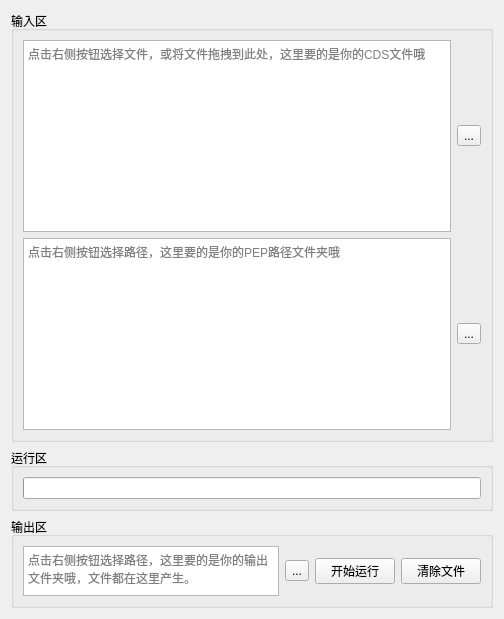
          <widget class="QWidget" name="tab_5">
           <attribute name="title">
            <string>PEP转CDS</string>
           </attribute>
           <layout class="QVBoxLayout" name="verticalLayout_32" stretch="1,0,0">
            <item>
             <widget class="QGroupBox" name="groupBox_12">
              <property name="title">
               <string>输入区</string>
              </property>
              <layout class="QVBoxLayout" name="verticalLayout_5">
               <item>
                <layout class="QHBoxLayout" name="horizontalLayout_6">
                 <item>
                  <widget class="QTextBrowser" name="cds_input_text">
                   <property name="verticalScrollBarPolicy">
                    <enum>Qt::ScrollBarAlwaysOff</enum>
                   </property>
                   <property name="placeholderText">
                    <string>点击右侧按钮选择文件，或将文件拖拽到此处，这里要的是你的CDS文件哦</string>
                   </property>
                  </widget>
                 </item>
                 <item>
                  <widget class="QToolButton" name="cds_input">
                   <property name="text">
                    <string>...</string>
                   </property>
                  </widget>
                 </item>
                </layout>
               </item>
               <item>
                <layout class="QHBoxLayout" name="horizontalLayout_7">
                 <item>
                  <widget class="QTextBrowser" name="pep_input_text">
                   <property name="verticalScrollBarPolicy">
                    <enum>Qt::ScrollBarAlwaysOff</enum>
                   </property>
                   <property name="placeholderText">
                    <string>点击右侧按钮选择路径，这里要的是你的PEP路径文件夹哦</string>
                   </property>
                  </widget>
                 </item>
                 <item>
                  <widget class="QToolButton" name="pep_input">
                   <property name="text">
                    <string>...</string>
                   </property>
                  </widget>
                 </item>
                </layout>
               </item>
              </layout>
             </widget>
            </item>
            <item>
             <widget class="QGroupBox" name="groupBox_13">
              <property name="title">
               <string>运行区</string>
              </property>
              <layout class="QVBoxLayout" name="verticalLayout_31">
               <item>
                <widget class="QProgressBar" name="pep_to_cds">
                 <property name="value">
                  <number>0</number>
                 </property>
                 <property name="textVisible">
                  <bool>false</bool>
                 </property>
                </widget>
               </item>
              </layout>
             </widget>
            </item>
            <item>
             <widget class="QGroupBox" name="groupBox_14">
              <property name="title">
               <string>输出区</string>
              </property>
              <layout class="QHBoxLayout" name="horizontalLayout_9">
               <item>
                <widget class="QTextBrowser" name="pep_op_dir">
                 <property name="maximumSize">
                  <size>
                   <width>16777215</width>
                   <height>50</height>
                  </size>
                 </property>
                 <property name="verticalScrollBarPolicy">
                  <enum>Qt::ScrollBarAlwaysOff</enum>
                 </property>
                 <property name="placeholderText">
                  <string>点击右侧按钮选择路径，这里要的是你的输出文件夹哦，文件都在这里产生。</string>
                 </property>
                </widget>
               </item>
               <item>
                <widget class="QToolButton" name="pep_op_dir_set">
                 <property name="text">
                  <string>...</string>
                 </property>
                </widget>
               </item>
               <item>
                <widget class="QPushButton" name="ptc_running">
                 <property name="text">
                  <string>开始运行</string>
                 </property>
                </widget>
               </item>
               <item>
                <widget class="QPushButton" name="pushButton_2">
                 <property name="text">
                  <string>清除文件</string>
                 </property>
                </widget>
               </item>
              </layout>
             </widget>
            </item>
           </layout>
          </widget>
